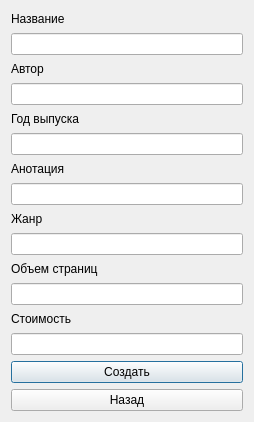
<?xml version="1.0" encoding="UTF-8"?>
<ui version="4.0">
 <class>Book</class>
 <widget class="QDialog" name="Book">
  <property name="geometry">
   <rect>
    <x>0</x>
    <y>0</y>
    <width>254</width>
    <height>422</height>
   </rect>
  </property>
  <property name="windowTitle">
   <string>Dialog</string>
  </property>
  <layout class="QVBoxLayout" name="verticalLayout">
   <item>
    <widget class="QLabel" name="label">
     <property name="text">
      <string>Название</string>
     </property>
    </widget>
   </item>
   <item>
    <widget class="QLineEdit" name="name"/>
   </item>
   <item>
    <widget class="QLabel" name="label_2">
     <property name="text">
      <string>Автор</string>
     </property>
    </widget>
   </item>
   <item>
    <widget class="QLineEdit" name="author"/>
   </item>
   <item>
    <widget class="QLabel" name="label_3">
     <property name="text">
      <string>Год выпуска</string>
     </property>
    </widget>
   </item>
   <item>
    <widget class="QLineEdit" name="yearB"/>
   </item>
   <item>
    <widget class="QLabel" name="label_4">
     <property name="text">
      <string>Анотация</string>
     </property>
    </widget>
   </item>
   <item>
    <widget class="QLineEdit" name="annot"/>
   </item>
   <item>
    <widget class="QLabel" name="label_5">
     <property name="text">
      <string>Жанр</string>
     </property>
    </widget>
   </item>
   <item>
    <widget class="QLineEdit" name="genre"/>
   </item>
   <item>
    <widget class="QLabel" name="label_6">
     <property name="text">
      <string>Объем страниц</string>
     </property>
    </widget>
   </item>
   <item>
    <widget class="QLineEdit" name="pages"/>
   </item>
   <item>
    <widget class="QLabel" name="label_7">
     <property name="text">
      <string>Стоимость</string>
     </property>
    </widget>
   </item>
   <item>
    <widget class="QLineEdit" name="price"/>
   </item>
   <item>
    <widget class="QPushButton" name="createItem">
     <property name="text">
      <string>Создать</string>
     </property>
    </widget>
   </item>
   <item>
    <widget class="QPushButton" name="back">
     <property name="text">
      <string>Назад</string>
     </property>
    </widget>
   </item>
  </layout>
 </widget>
 <resources/>
 <connections/>
</ui>
